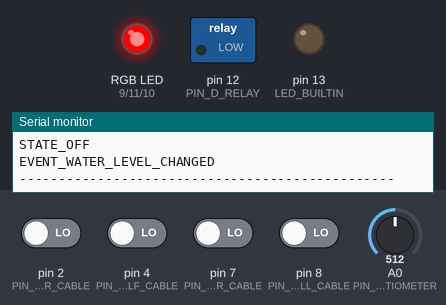
Bench run of a sketch on a simulated Arduino Uno, built with avr-gcc and run on an emulated ATmega328P. Shown: switched loads named in the sketch (green lamp = pin HIGH), an RGB LED mixed from three pins (HIGH = lit), output pins drawn as LEDs (lit = HIGH), the last lines printed to the serial monitor. The test bench sets the inputs (shaded band); at power-on: pin 2 (PIN_D_QUARTER_CABLE), pin 4 (PIN_D_HALF_CABLE), pin 7 (PIN_D_THREE_QUARTER_CABLE), pin 8 (PIN_D_FULL_CABLE) LOW, A0 (PIN_A_POTENTIOMETER) = 512.

Above: at 1.2 s.
1.3 s: A0 (PIN_A_POTENTIOMETER) set to 639
2.8 s: A0 (PIN_A_POTENTIOMETER) set to 660
At 3.9 s:
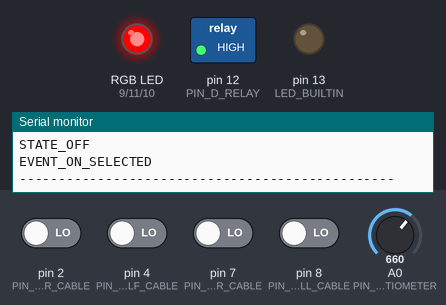
4.3 s: pin 2 (PIN_D_QUARTER_CABLE) driven HIGH
At 4.9 s:
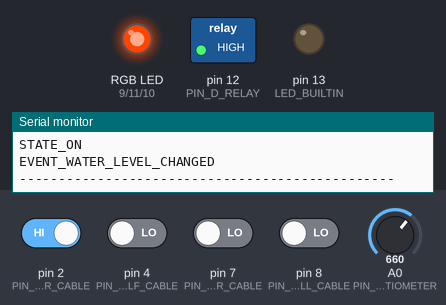
5.9 s: pin 4 (PIN_D_HALF_CABLE) driven HIGH
At 6.5 s:
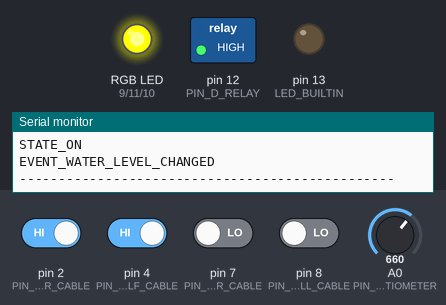
7.4 s: pin 7 (PIN_D_THREE_QUARTER_CABLE) driven HIGH
At 8.7 s:
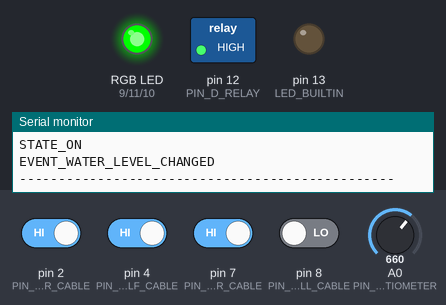
9.0 s: pin 8 (PIN_D_FULL_CABLE) driven HIGH
At 10.3 s:
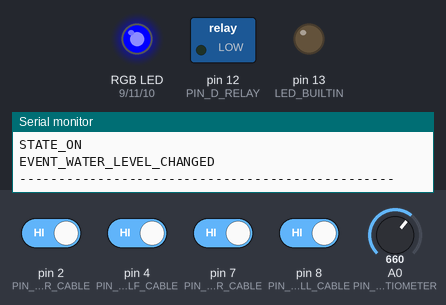
Timing chart, 0 to 11.5 s (numbered marks = the images above; inputs shaded):
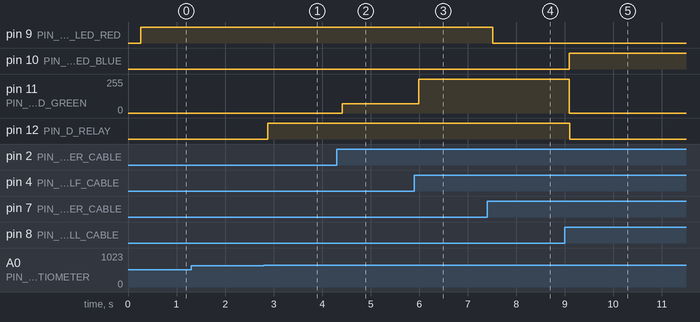

Measured:
- the behaviour switches between 648 and 649 on A0 (PIN_A_POTENTIOMETER) (found by bisection; images 0 and 1)
- after the input at 1.3 s, every drawn part: stays the same
- after the input at 2.8 s, pin 12 (PIN_D_RELAY): LOW → HIGH after 0.08 s
- after the input at 4.3 s, pin 11 (PIN_P_RGB_LED_GREEN): 0/255 → 69/255 after 0.11 s
- after the input at 5.9 s, pin 11 (PIN_P_RGB_LED_GREEN): 69/255 → 255/255 after 0.09 s
- after the input at 7.4 s, pin 9 (PIN_P_RGB_LED_RED): HIGH → LOW after 0.12 s
- after the input at 9.0 s, pin 10 (PIN_P_RGB_LED_BLUE): LOW → HIGH after 0.10 s; pin 11 (PIN_P_RGB_LED_GREEN): 255/255 → 0/255 after 0.10 s; pin 12 (PIN_D_RELAY): HIGH → LOW after 0.10 s

The sketch:

sabi.ino
```cpp
// Descomentar la siguiente línea para trabajar en el IDE de Arduino
// #include <DS3231.h>
#include <SoftwareSerial.h>

// ------------------------------------------------
// Etiquetas
// ------------------------------------------------
#define LOG // Comentar esta linea para desactivar logs

// ------------------------------------------------
// Constantes
// ------------------------------------------------
#define MAX_STATES 6
#define MAX_EVENTS 8
#define MAX_VALUE_POTENTIOMETER_AUTO 341
#define MAX_VALUE_POTENTIOMETER_OFF 648
#define CONTINUE_VALUE -1
#define COLOR_MAX_AMOUNT 255
#define COLOR_MIN_AMOUNT 0
#define COLOR_GREEN_AMOUNT_FOR_ORANGE 69
// Para probar con Serial.read, cambiar el rango horario entre dos valores < 10
#define DATE_TIME_HOUR_MIN 9
#define DATE_TIME_HOUR_MAX 21
#define BLUETOOTH_WATER_LEVEL_COMMAND 1

// ------------------------------------------------
// TEMPORIZADORES
// ------------------------------------------------
#define TMP_EVENTS_MILLIS 50

// ------------------------------------------------
// Pines sensores (A = analógico | D = Digital)
// ------------------------------------------------
#define PIN_D_QUARTER_CABLE 2
#define PIN_D_HALF_CABLE 4
#define PIN_D_THREE_QUARTER_CABLE 7
#define PIN_D_FULL_CABLE 8
#define PIN_D_RX 5
#define PIN_D_TX 6
#define PIN_A_POTENTIOMETER A0
//////////// #define PIN_SCL_CLOCK
//////////// #define PIN_SDA_CLOCK

// ------------------------------------------------
// Pines actuadores (P = PWM | D = Digital)
// ------------------------------------------------
#define PIN_P_RGB_LED_RED 9
#define PIN_P_RGB_LED_BLUE 10
#define PIN_P_RGB_LED_GREEN 11
#define PIN_D_RELAY 12

// ------------------------------------------------
// Estados posibles del embebido
// ------------------------------------------------
enum states_e {
    STATE_INITIAL,
    STATE_OFF,
    STATE_AUTO_WITHIN_RANGE,
    STATE_AUTO_OUT_OF_RANGE,
    STATE_ON,
    STATE_ERROR
};

String states_s [] = {
    "STATE_INITIAL",
    "STATE_OFF",
    "STATE_AUTO_WITHIN_RANGE",
    "STATE_AUTO_OUT_OF_RANGE",
    "STATE_ON",
    "STATE_ERROR"
};

// ------------------------------------------------
// Eventos posibles del embebido
// ------------------------------------------------
enum events_e {
    EVENT_CONTINUE,
    EVENT_OFF_SELECTED,
    EVENT_AUTO_SELECTED_WITHIN_RANGE,
    EVENT_AUTO_SELECTED_OUT_OF_RANGE,
    EVENT_ON_SELECTED,
    EVENT_WATER_LEVEL_CHANGED,
    EVENT_TIME_LIMIT_REACHED,
    EVENT_BT_COMMAND_RECEIVED,
    EVENT_UNKNOWN
};

String events_s [] = {
    "EVENT_CONTINUE",
    "EVENT_OFF_SELECTED",
    "EVENT_AUTO_SELECTED_WITHIN_RANGE",
    "EVENT_AUTO_SELECTED_OUT_OF_RANGE",
    "EVENT_ON_SELECTED",
    "EVENT_WATER_LEVEL_CHANGED",
    "EVENT_TIME_LIMIT_REACHED",
    "EVENT_BT_COMMAND_RECEIVED",
    "EVENT_UNKNOWN"
};

// ------------------------------------------------
// Estados del potenciómetro
// ------------------------------------------------
enum potentiometer_state_e
{
    POTENTIOMETER_STATE_INIT,
    POTENTIOMETER_STATE_AUTO,
    POTENTIOMETER_STATE_OFF,
    POTENTIOMETER_STATE_ON
};

// ------------------------------------------------
// Estados del tanque
// ------------------------------------------------
enum tank_state_e
{
    TANK_INIT,
    TANK_EMPTY,
    TANK_QUARTER,
    TANK_HALF,
    TANK_THREE_QUARTER,
    TANK_FULL
};

// ------------------------------------------------
// Estructura de sensores
// ------------------------------------------------
typedef struct
{
    int pin;
    bool is_submerged;
} cable_t;

typedef struct
{
    int pin;
    potentiometer_state_e current_state;
    potentiometer_state_e previous_state;
} potentiometer_t;


// ------------------------------------------------
// Estructura de actuadores
// ------------------------------------------------
typedef struct
{
    int pin_red;
    int pin_green;
    int pin_blue;
    int color;
} rgb_led_t;

typedef struct
{
    int pin;
    bool is_on;
} relay_t;

// ------------------------------------------------
// Variables globales
// ------------------------------------------------
states_e current_state;
events_e new_event;
tank_state_e current_tank_state;
tank_state_e previous_tank_state;

cable_t quarter_cable;
cable_t half_cable;
cable_t three_quarter_cable;
cable_t full_cable;
potentiometer_t potentiometer;
rgb_led_t rgb_led;
relay_t relay;
boolean previous_time_range_check;
boolean current_time_range_check;
/*DateTime current_date;*/int current_hour;

unsigned long previous_time;
unsigned long current_time;

String bt_command;

SoftwareSerial BTSerial(PIN_D_RX, PIN_D_TX);

// ------------------------------------------------
// Logs
// ------------------------------------------------
void log(const String state, const String event)
{
#ifdef LOG
    Serial.println("------------------------------------------------");
    Serial.println(state);
    Serial.println(event);
    Serial.println("------------------------------------------------");
#endif
}

void log(const char *msg)
{
#ifdef LOG
    Serial.println(msg);
#endif
}

void log(int val)
{
#ifdef LOG
    Serial.println(val);
#endif
}

// ------------------------------------------------
// Logica de sensores y reloj
// ------------------------------------------------

// Reviso si cambió de posición el potenciómetro
bool potentiometer_changed() {
    get_current_potentiometer_state();

    if (potentiometer.current_state != potentiometer.previous_state) {
        potentiometer.previous_state = potentiometer.current_state;
        switch (potentiometer.current_state) {
            case POTENTIOMETER_STATE_AUTO:
                update_current_time_range_check();
                if(current_time_range_check) {
                    new_event = EVENT_AUTO_SELECTED_WITHIN_RANGE;
                } else {
                    new_event = EVENT_AUTO_SELECTED_OUT_OF_RANGE;
                }
                break;
            case POTENTIOMETER_STATE_OFF:
                new_event = EVENT_OFF_SELECTED;
                break;
            case POTENTIOMETER_STATE_ON:
                new_event = EVENT_ON_SELECTED;
                break;
        }
        return true;
    }
    return false;
}

// Calculo el estado del potenciómetro según su posición
void get_current_potentiometer_state() {
    int current_potentiometer_value = analogRead(potentiometer.pin);
    if (current_potentiometer_value < MAX_VALUE_POTENTIOMETER_AUTO) {
        potentiometer.current_state = POTENTIOMETER_STATE_AUTO;
    }
    else if (current_potentiometer_value > MAX_VALUE_POTENTIOMETER_OFF) {
        potentiometer.current_state = POTENTIOMETER_STATE_ON;
    }
    else {
        potentiometer.current_state = POTENTIOMETER_STATE_OFF;
    }
}

// Reviso si hay que cambiar el estado del relay por un cambio de rango horario según el nivel de agua
bool time_limit_reached() {
    if (changed_time_range()) {
        new_event = EVENT_TIME_LIMIT_REACHED;
        return true;
    }
    return false;
}

// Indica si se pasó de un rango horario a otro
bool changed_time_range() {
    update_current_time_range_check();
    if (previous_time_range_check != current_time_range_check) {
        previous_time_range_check = current_time_range_check;
        return true;
    }
    return false;
}

// Según el horario, actualiza el booleano que indica si se está dentro el rango horario donde se puede encender la bomba.
void update_current_time_range_check() {
    if(Serial.available()){
        String hour = Serial.readString();
        hour.trim();
        /*current_date = read_rtc();*/current_hour = hour[0] - '0';
    }
    if (/*current_date.hour*/current_hour >= DATE_TIME_HOUR_MIN && /*current_date.hour*/current_hour <= DATE_TIME_HOUR_MAX) {
        current_time_range_check = true;
    }
    else {
        current_time_range_check = false;
    }
}

// Reviso si cambió el nivel de agua en el tanque
bool water_level_changed() {
    get_current_tank_state();

    if (previous_tank_state != current_tank_state) {
        previous_tank_state = current_tank_state;
        new_event = EVENT_WATER_LEVEL_CHANGED;
        return true;
    }
    return false;
}

// Calculo el estado del tanque según sus cables
void get_current_tank_state() {
    quarter_cable.is_submerged = digitalRead(quarter_cable.pin);
    half_cable.is_submerged = digitalRead(half_cable.pin);
    three_quarter_cable.is_submerged = digitalRead(three_quarter_cable.pin);
    full_cable.is_submerged = digitalRead(full_cable.pin);

    if (full_cable.is_submerged) {
        current_tank_state = TANK_FULL;
    }
    else if (three_quarter_cable.is_submerged) {
        current_tank_state = TANK_THREE_QUARTER;
    }
    else if (half_cable.is_submerged) {
        current_tank_state = TANK_HALF;
    }
    else if (quarter_cable.is_submerged) {
        current_tank_state = TANK_QUARTER;
    }
    else {
        current_tank_state = TANK_EMPTY;
    }
}

// Reviso si llegó un comando por Bluetooth y le saco los caracteres de separación
bool bt_command_received() {
  if (BTSerial.available()) {
      bt_command = BTSerial.readString();
      bt_command.trim();
      new_event = EVENT_BT_COMMAND_RECEIVED;
      return true;
  }
  return false;
}

// ------------------------------------------------
// Manejo de eventos
// ------------------------------------------------
// Inicialización de variables para primer pasada por la máquina de estados

void initialize() {
    potentiometer.previous_state = POTENTIOMETER_STATE_INIT;
    previous_tank_state = TANK_INIT;
    current_state = STATE_OFF;
    previous_time_range_check = false;
    current_time_range_check = false;
}

// Modo "Auto" seleccionado en el potenciómetro dentro del rango horario aceptable para el funcionamiento de la bomba
void handle_event_auto_selected_within_range() {
    current_state = STATE_AUTO_WITHIN_RANGE;
    update_relay_based_on_tank_state();
}

// Modo "Auto" seleccionado en el potenciómetro fuera del rango horario aceptable para el funcionamiento de la bomba
void handle_event_auto_selected_out_of_range() {
    current_state = STATE_AUTO_OUT_OF_RANGE;
    update_relay(false);
}

// Modo "Off" seleccionado en el potenciómetro
void handle_event_off_selected() {
    update_relay(false);
    current_state = STATE_OFF;
}

// Modo "On" seleccionado en el potenciómetro
void handle_event_on_selected() {
    if (!full_cable.is_submerged) {
        update_relay(true);
    }
    current_state = STATE_ON;
}

// Cambio de rango horario estando en el rango aceptable -> pasa a rango horario no aceptable
void handle_time_limit_reached_within_range() {
    current_state = STATE_AUTO_OUT_OF_RANGE;
    update_relay(false);
}

// Cambio de rango horario estando en el rango no aceptable -> pasa a rango horario aceptable
void handle_time_limit_reached_out_of_range() {
    current_state = STATE_AUTO_WITHIN_RANGE;
    update_relay_based_on_tank_state();
}

// Cambio de nivel de agua detectado en el tanque en el estado STATE_AUTO_WITHIN_RANGE
void handle_water_level_changed_auto_within_range() {
    update_rgb_led();
    send_water_level_through_bluetooth();
    update_relay_based_on_tank_state();
}

// Cambio de nivel de agua detectado en el tanque en el estado STATE_AUTO_OUT_OF_RANGE
void handle_water_level_changed_auto_out_of_range() {
    update_rgb_led();
    send_water_level_through_bluetooth();
}

// Cambio de nivel de agua detectado en el tanque en el estado STATE_OFF
void handle_water_level_changed_off() {
    update_rgb_led();
    send_water_level_through_bluetooth();
}

// Cambio de nivel de agua detectado en el tanque en el estado STATE_ON
void handle_water_level_changed_on() {
    update_rgb_led();
    send_water_level_through_bluetooth();
    if(current_tank_state == TANK_FULL) {
        update_relay(false);
    } else {
        update_relay(true);
    }
}

// Actúo sobre el embebido en base al comando recibido por Bluetooth
void handle_bt_command_received() {
    if (bt_command == String(BLUETOOTH_WATER_LEVEL_COMMAND)) {
        send_water_level_through_bluetooth();
    }
}

void none() {
}

void error() {
    current_state = STATE_ERROR;
    log("ERROR");
    log(current_state);
}

// ------------------------------------------------
// Logica de actuadores
// ------------------------------------------------

// Enciende o apaga la bomba de agua según el valor recibido
void update_relay(bool turn_on) {
    if (turn_on) {
        digitalWrite(relay.pin, HIGH);
        relay.is_on = true;
    }
    else {
        digitalWrite(relay.pin, LOW);
        relay.is_on = false;
    }
}

// Enciende o apaga la bomba de acuerdo al nivel de agua
void update_relay_based_on_tank_state() {
    switch(current_tank_state) {
        case TANK_EMPTY:
            update_relay(true);
            break;
        case TANK_FULL:
            update_relay(false);
            break;
    }
}

// Cambia color del led RGB
void update_rgb_led() {
    switch(current_tank_state) {
        // Color Rojo
        case TANK_EMPTY:
            analogWrite(rgb_led.pin_red, COLOR_MAX_AMOUNT);
            analogWrite(rgb_led.pin_green, COLOR_MIN_AMOUNT);
            analogWrite(rgb_led.pin_blue, COLOR_MIN_AMOUNT);
            break;
        // Color Naranja
        case TANK_QUARTER:
            analogWrite(rgb_led.pin_red, COLOR_MAX_AMOUNT);
            analogWrite(rgb_led.pin_green, COLOR_GREEN_AMOUNT_FOR_ORANGE);
            analogWrite(rgb_led.pin_blue, COLOR_MIN_AMOUNT);
            break;
        // Color Amarillo
        case TANK_HALF:
            analogWrite(rgb_led.pin_red, COLOR_MAX_AMOUNT);
            analogWrite(rgb_led.pin_green, COLOR_MAX_AMOUNT);
            analogWrite(rgb_led.pin_blue, COLOR_MIN_AMOUNT);
            break;
        // Color Verde
        case TANK_THREE_QUARTER:
            analogWrite(rgb_led.pin_red, COLOR_MIN_AMOUNT);
            analogWrite(rgb_led.pin_green, COLOR_MAX_AMOUNT);
            analogWrite(rgb_led.pin_blue, COLOR_MIN_AMOUNT);
            break;
        // Color Azul
        case TANK_FULL:
            analogWrite(rgb_led.pin_red, COLOR_MIN_AMOUNT);
            analogWrite(rgb_led.pin_green, COLOR_MIN_AMOUNT);
            analogWrite(rgb_led.pin_blue, COLOR_MAX_AMOUNT);
            break;
    }
}

// Envía el nivel de agua a través del Bluetooth
void send_water_level_through_bluetooth() {
    BTSerial.println(current_tank_state);
}

// ------------------------------------------------
// Captura de eventos
// ------------------------------------------------
void get_new_event()
{
    current_time = millis();
    unsigned long time_diff = current_time - previous_time;
    if (time_diff >= TMP_EVENTS_MILLIS) {
        previous_time = current_time;

        if (potentiometer_changed() || time_limit_reached() || water_level_changed() || bt_command_received()) {
            return;
        }
    }
    new_event = EVENT_CONTINUE;
}

// ------------------------------------------------
// Inicialización
// ------------------------------------------------
void start()
{
    Serial.begin(9600);

    BTSerial.begin(9600);
    pinMode(LED_BUILTIN, OUTPUT);

    // Asigno los pines a los sensores correspondientes
    potentiometer.pin = PIN_A_POTENTIOMETER;
    pinMode(potentiometer.pin, INPUT);

    quarter_cable.pin = PIN_D_QUARTER_CABLE;
    half_cable.pin = PIN_D_HALF_CABLE;
    three_quarter_cable.pin = PIN_D_THREE_QUARTER_CABLE;
    full_cable.pin = PIN_D_FULL_CABLE;

    pinMode(quarter_cable.pin, INPUT);
    pinMode(half_cable.pin, INPUT);
    pinMode(three_quarter_cable.pin, INPUT);
    pinMode(full_cable.pin, INPUT);

    // Asigno los pines al actuador led indicador de carga
    rgb_led.pin_red = PIN_P_RGB_LED_RED;
    rgb_led.pin_green = PIN_P_RGB_LED_GREEN;
    rgb_led.pin_blue = PIN_P_RGB_LED_BLUE;
    pinMode(rgb_led.pin_red, OUTPUT);
    pinMode(rgb_led.pin_green, OUTPUT);
    pinMode(rgb_led.pin_blue, OUTPUT);

    // Asigno los pines al actuador relay y lo inicializo
    relay.pin = PIN_D_RELAY;
    pinMode(relay.pin, OUTPUT);
    relay.is_on = false;

    // Inicializo el estado del embebido
    current_state = STATE_INITIAL;

    // Inicializo el nivel de agua del tanque
    previous_tank_state = TANK_EMPTY;

    // Inicializo el temporizador
    previous_time = millis();
}

// ------------------------------------------------
// Matriz de eventos
// ------------------------------------------------
typedef void (*transition)();

transition state_table[MAX_STATES][MAX_EVENTS] =
{
      {initialize       , none                      , none                                      , none                                      , none                      , none                                          , none                                    , none                        } , // STATE_INITIAL
      {none             , handle_event_off_selected , handle_event_auto_selected_within_range   , handle_event_auto_selected_out_of_range   , handle_event_on_selected  , handle_water_level_changed_off                , none                                    , handle_bt_command_received  } , // STATE_OFF
      {none             , handle_event_off_selected , handle_event_auto_selected_within_range   , handle_event_auto_selected_out_of_range   , handle_event_on_selected  , handle_water_level_changed_auto_within_range  , handle_time_limit_reached_within_range  , handle_bt_command_received  } , // STATE_AUTO_WITHIN_RANGE
      {none             , handle_event_off_selected , handle_event_auto_selected_within_range   , handle_event_auto_selected_out_of_range   , handle_event_on_selected  , handle_water_level_changed_auto_out_of_range  , handle_time_limit_reached_out_of_range  , handle_bt_command_received  } , // STATE_AUTO_OUT_OF_RANGE
      {none             , handle_event_off_selected , handle_event_auto_selected_within_range   , handle_event_auto_selected_out_of_range   , handle_event_on_selected  , handle_water_level_changed_on                 , none                                    , handle_bt_command_received  } , // STATE_ON
      {error            , error                     , error                                     , error                                     , error                     , error                                         , error                                   , error                       } , // STATE_ERROR

     //EVENT_CONTINUE   , EVENT_OFF_SELECTED        , EVENT_AUTO_SELECTED_WITHIN_RANGE          , EVENT_AUTO_SELECTED_OUT_OF_RANGE          , EVENT_ON_SELECTED         , EVENT_WATER_LEVEL_CHANGED                     , EVENT_TIME_LIMIT_REACHED                , EVENT_BT_COMMAND_RECEIVED
};

// ------------------------------------------------
// Implementación maquina de estados
// ------------------------------------------------
void fsm()
{
    get_new_event();

    if( (new_event >= 0) && (new_event < MAX_EVENTS) && (current_state >= 0) && (current_state < MAX_STATES) )
  {
    if( new_event != EVENT_CONTINUE )
    {
        log(states_s[current_state], events_s[new_event]);
    }

    state_table[current_state][new_event]();
  }
  else
  {
    log(states_s[STATE_ERROR], events_s[EVENT_UNKNOWN]);
  }

  // Consumo el evento...
  new_event   = EVENT_CONTINUE;
}

// ------------------------------------------------
// Arduino setup
// ------------------------------------------------
void setup()
{
    start();
}

// ------------------------------------------------
// Arduino loop
// ------------------------------------------------
void loop()
{
    fsm();
}
```
